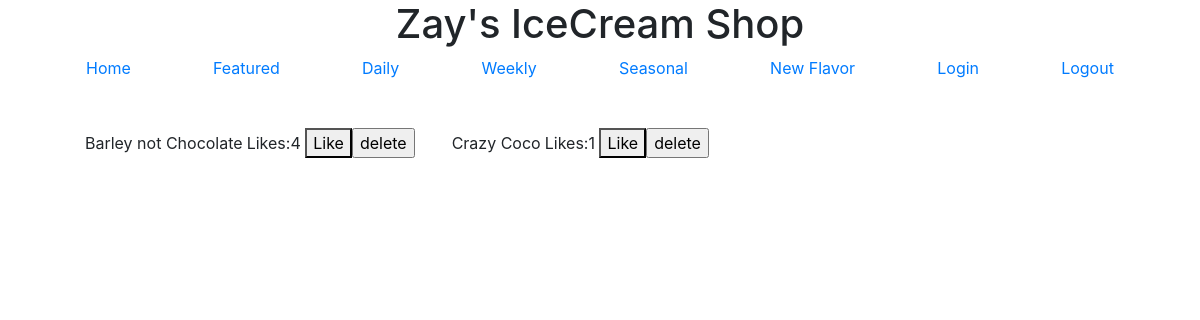
/ice_cream/weekly/, run on the app's committed database.
### ice_cream/models.py (models this page shows, shortened)
class IceCream(models.Model):
    CHOCOLATE = 'CHOCOLATE'
    VANILLA = 'VANILLA'
    BASE_CHOICES = [
        (CHOCOLATE, 'Chocolate'),
        (VANILLA, 'Vanilla'),
    ]
    DAILY = "DAILY"
    WEEKLY = "WEEKLY"
    SEASONAL = "SEASONAL"
    AVAILABLE_CHOICES =[
        (DAILY, "Daily"),
        (WEEKLY, "Weekly"),
        (SEASONAL, "Seasonal"),
    ]
    flavor = models.CharField(max_length=255)
    base = models.CharField(max_length=255, choices=BASE_CHOICES, default=VANILLA)
    available = models.CharField(max_length=255, choices=AVAILABLE_CHOICES, default=WEEKLY)
    featured = models.BooleanField(default=False)
    date_churned = models.DateField("Date Churned", default=datetime.date.today)
    likes = models.IntegerField(default=0)

### ice_cream/views.py (the view)
# urls.py: path("<str:selection>/", views.index, name="selection"),
def index(request, selection=None):
    if selection == "home":
        ice_cream_list = IceCream.objects.all()
    elif selection == 'featured':
        ice_cream_list = IceCream.objects.filter(featured=True)
    elif selection != None:
        ice_cream_list = IceCream.objects.filter(available=selection.upper())
    else:
        ice_cream_list = IceCream.objects.all()
    context = {
        "ice_cream_list": ice_cream_list
    }
    return render(request, "ice_cream/index.html", context)

### ice_cream/templates/ice_cream/index.html (shortened to what this page needs)
{% extends "ice_cream/base.html" %}
{% block content %}
{% if ice_cream_list %}
    <ul class="row">
        {% for ice_cream in ice_cream_list %}
        <li class="d-flex col-4 align-items-center mb-4">
            {{ ice_cream.flavor }}
            <form class="mb-0" action="{% url 'ice_cream:vote' ice_cream.id %}" method="post" >
                    <label class="ml-1 mb-0" for="ice_cream.id">Likes:{{ice_cream.likes}}</label>
                    <button>Like</button>
            </form>
            <form class="mb-0" action="{% url 'ice_cream:delete' ice_cream.id %}" method="post">
                <input type="submit" value="delete" />
            </form>
        </li>
        {% endfor %}
    </ul>
{% else %}
<p>
    you messed somethin up
    </p>
{% endif %}
{% endblock %}

### data on the page
IceCream: flavor "Barley not Chocolate", likes "4"
IceCream: flavor "Crazy Coco", likes "1"
